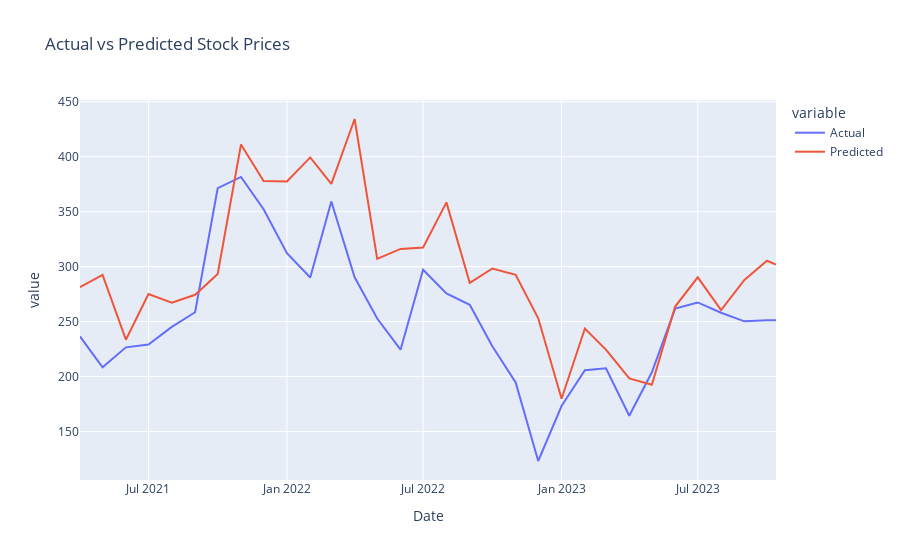

Here is the notebook cell this chart was saved with:
### Code cell
# Visualize the predictions vs actual values
test_dates = data['Date'].iloc[-len(y_test):]
results = pd.DataFrame({'Date': test_dates, 'Actual': y_test, 'Predicted': y_pred})

fig = px.line(results, x='Date', y=['Actual', 'Predicted'], title='Actual vs Predicted Stock Prices')
fig.show()

### Figure 1 — Plotly figure (JSON) as saved in the notebook; plotly's stock layout.template omitted (floating-point values rounded to 4 significant figures)
{"data": [{"hovertemplate": "variable=Actual<br>Date=%{x}<br>value=%{y}<extra></extra>", "legendgroup": "Actual", "line": {"color": "#636efa", "dash": "solid"}, "marker": {"symbol": "circle"}, "mode": "lines", "name": "Actual", "orientation": "v", "showlegend": true, "x": ["2021-04-01", "2021-05-01", "2021-06-01", "2021-07-01", "2021-08-01", "2021-09-01", "2021-10-01", "2021-11-01", "2021-12-01", "2022-01-01", "2022-02-01", "2022-03-01", "2022-04-01", "2022-05-01", "2022-06-01", "2022-07-01", "2022-08-01", "2022-09-01", "2022-10-01", "2022-11-01", "2022-12-01", "2023-01-01", "2023-02-01", "2023-03-01", "2023-04-01", "2023-05-01", "2023-06-01", "2023-07-01", "2023-08-01", "2023-09-01", "2023-10-01", "2023-10-13"], "xaxis": "x", "y": [236.5, 208.4, 226.6, 229.1, 245.2, 258.5, 371.3, 381.6, 352.3, 312.2, 290.1, 359.2, 290.3, 252.8, 224.5, 297.1, 275.6, 265.2, 227.5, 194.7, 123.2, 173.2, 205.7, 207.5, 164.3, 203.9, 261.8, 267.4, 258.1, 250.2, 251.1, 251.1], "yaxis": "y", "type": "scatter"}, {"hovertemplate": "variable=Predicted<br>Date=%{x}<br>value=%{y}<extra></extra>", "legendgroup": "Predicted", "line": {"color": "#EF553B", "dash": "solid"}, "marker": {"symbol": "circle"}, "mode": "lines", "name": "Predicted", "orientation": "v", "showlegend": true, "x": ["2021-04-01", "2021-05-01", "2021-06-01", "2021-07-01", "2021-08-01", "2021-09-01", "2021-10-01", "2021-11-01", "2021-12-01", "2022-01-01", "2022-02-01", "2022-03-01", "2022-04-01", "2022-05-01", "2022-06-01", "2022-07-01", "2022-08-01", "2022-09-01", "2022-10-01", "2022-11-01", "2022-12-01", "2023-01-01", "2023-02-01", "2023-03-01", "2023-04-01", "2023-05-01", "2023-06-01", "2023-07-01", "2023-08-01", "2023-09-01", "2023-10-01", "2023-10-13"], "xaxis": "x", "y": [281.3, 292.5, 233.5, 275.1, 267.3, 274.4, 293.4, 411.2, 378.0, 377.6, 399.4, 375.3, 434.3, 307.0, 316.1, 317.5, 358.5, 285.2, 298.3, 292.5, 253.0, 179.8, 243.7, 224.6, 198.4, 192.5, 263.7, 290.3, 260.5, 287.8, 305.4, 301.8], "yaxis": "y", "type": "scatter"}], "layout": {"xaxis": {"anchor": "y", "domain": [0, 1], "title": {"text": "Date"}}, "yaxis": {"anchor": "x", "domain": [0, 1], "title": {"text": "value"}}, "legend": {"title": {"text": "variable"}, "tracegroupgap": 0}, "title": {"text": "Actual vs Predicted Stock Prices"}}}
